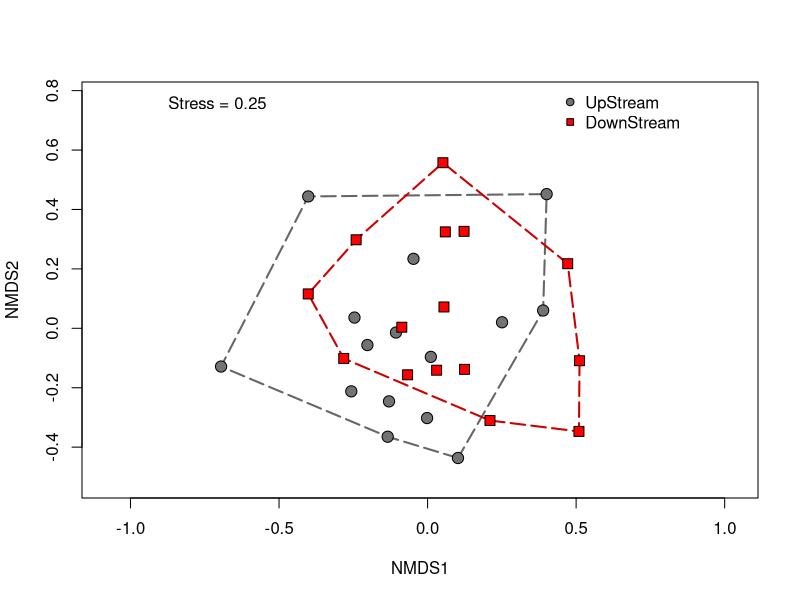

The R source for this figure:

library(ggplot2)
library(vegan)
library(tidyverse)
library(ggpubr)
library(patchwork)

matrix.frm  <- read.csv("taxa.csv")
attach(matrix.frm)
matrix.frm
head(matrix.frm)

env <- matrix.frm[,1:2]
str(env)

taxa <- select(matrix.frm, Acari:Polyplectopus)
set.seed(1)
taxa.mds <- metaMDS(taxa, distance = "bray", k = 2,trymax=100)  #using all the defaults
taxa.mds


# Plot --------------------------------------------------------------------


par(mfrow=c(1,1),mar=c(5.1, 4.1, 4.1, 2.1))
plot(taxa.mds,type="n")

ordihull(taxa.mds,group=env$Locality,show.groups="UpStream",lty=5,lwd=2, col="grey40")
ordihull(taxa.mds,group=env$Locality,show.groups="DownStream",lty=5,lwd=2, col="red3")

points(taxa.mds, display = "sites", cex=1.5, 
       select=which(env$Locality=="UpStream"),
       pch = 21,col="black", bg="gray45")

points(taxa.mds, display = "sites", cex=1.5, 
       select=which(env$Locality=="DownStream"),
       pch = 22,col="black", bg="red")

X1 <- grconvertX(0.7,"npc") # controla la ubicaci?n en el eje "X"
Y1 <- grconvertY(1,"npc") # controla la ubicaci?n en el eje "y"

legend(X1, Y1, pch=c(21,22), col="black",
       pt.bg = c("gray45","red"), 
       legend = c("UpStream", "DownStream"),
       box.col="white",bty="n",cex=1)


x.leg2<-grconvertX(0.2,"npc")
y.leg2<-grconvertY(0.95,"npc")

text(x.leg2, y.leg2, "Stress = 0.25", cex=1, font=1)

